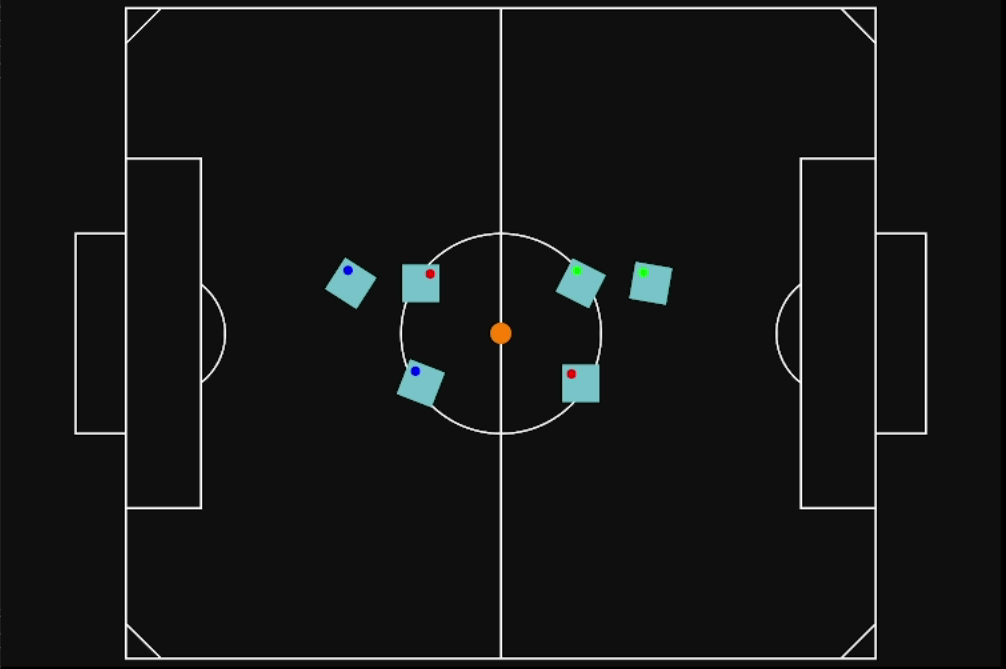
#> input picture opencv/Robots.png, 1006 x 669 px
$ jupyter execute --allow-errors process.ipynb
#> lines starting #> are read from the running program, lines starting #| are printed output that depends on the picture; after the words box and inside, x2 and y2 are one past the last pixel; in counts of white or black regions, pixels touching at a corner belong together
[cell 1]
import cv2
import matplotlib.pyplot as plt
import numpy as np

[cell 2]
robots = cv2.imread('Robots.png')
#> robots is the input picture: shape (669, 1006, 3); mean B, G, R 21.7, 21.7, 20.8
plt.imshow(robots)
plt.show()

[cell 3]
robots = cv2.cvtColor(robots, cv2.COLOR_BGR2RGB)
plt.imshow(robots)
plt.show()

[cell 4]
hsv_robots = cv2.cvtColor(robots, cv2.COLOR_RGB2HSV)
#> hsv_robots: shape (669, 1006, 3); mean H, S, V 1.5, 2.1, 21.9

[cell 5]
for i in range(1,5,1):
    print(i)

[cell 6]
plt.imshow(hsv_robots)

# Robots Mask

[cell 7]
from matplotlib.colors import hsv_to_rgb

robot_low = (80, 50, 80)
robot_high =  (140, 255, 255)

lo_square = np.full((10, 10, 3), robot_low, dtype=np.uint8) / 255.0
do_square = np.full((10, 10, 3), robot_high, dtype=np.uint8) / 255.0

plt.subplot(1, 2, 1)
plt.imshow(hsv_to_rgb(do_square))
plt.subplot(1, 2, 2)
plt.imshow(hsv_to_rgb(lo_square))
plt.show()
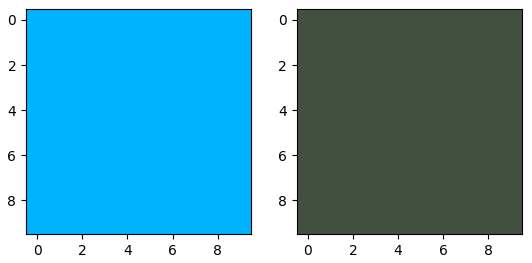
#> figure drawn by matplotlib, 2 panels

[cell 8]
mask = cv2.inRange(hsv_robots, robot_low, robot_high)
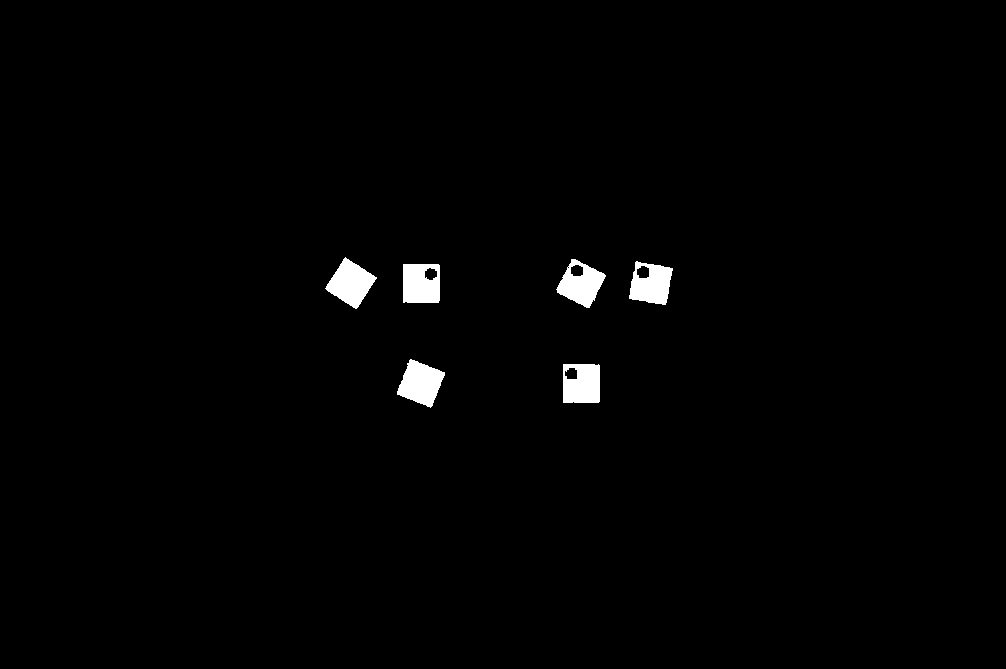
#> mask: shape (669, 1006); 1.2% white; 6 white regions

result = cv2.bitwise_and(robots, robots, mask=mask)
plt.figure(figsize=(50, 50))
plt.subplot(1, 2, 1)
plt.imshow(mask, cmap="gray")
plt.subplot(1, 2, 2)
plt.imshow(result)
plt.show()
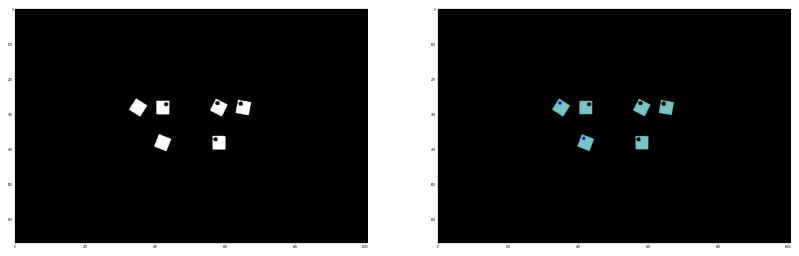
#> figure drawn by matplotlib, 2 panels

[cell 9]
# Fill holes
contours, hierarchy = cv2.findContours(mask, cv2.RETR_TREE, cv2.CHAIN_APPROX_SIMPLE)
#> contours = 11 contours, 1 with area under 20; largest, box (x1, y1, x2, y2) and area: (325, 257, 377, 309) 1382, (556, 259, 606, 308) 1376, (629, 261, 673, 305) 1372, (397, 359, 445, 408) 1372, (403, 264, 440, 303) 1364
filled_mask = mask
for pic, contour in enumerate(contours):
    cv2.fillPoly(filled_mask, pts=[contour], color=(255, 255, 255))
#> this loop made 11 passes
#> contour on pass 9: [[567, 267], [568, 266], [569, 267], [568, 268]]
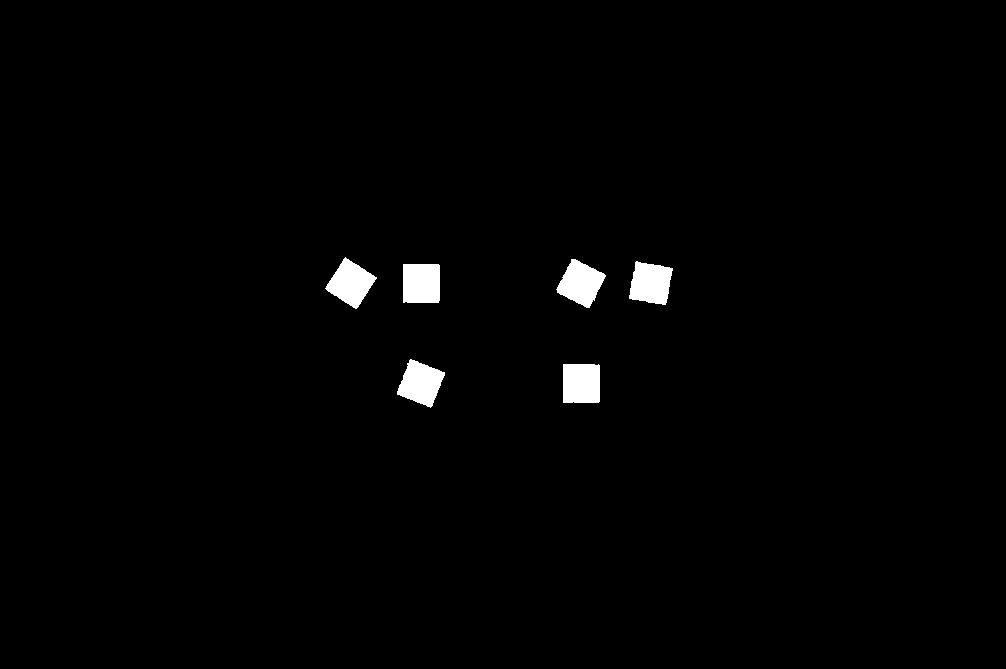
#> filled_mask: shape (669, 1006); 1.3% white; 6 white regions

plt.imshow(filled_mask)

[cell 10]
result = cv2.bitwise_and(robots, robots, mask=filled_mask)
plt.figure(figsize=(50, 50))
plt.subplot(1, 2, 1)
plt.imshow(mask, cmap="gray")
plt.subplot(1, 2, 2)
plt.imshow(result)
plt.show()

[cell 11]
robots_contours, _      = cv2.findContours(filled_mask, cv2.RETR_TREE, cv2.CHAIN_APPROX_SIMPLE)
#> robots_contours = 6 contours; box (x1, y1, x2, y2) and area: (325, 257, 377, 309) 1382, (556, 259, 606, 308) 1376, (629, 261, 673, 305) 1372, (397, 359, 445, 408) 1372, (403, 264, 440, 303) 1364, (563, 364, 600, 403) 1363
robots_contours_poly    = [None]*len(robots_contours)
#> robots_contours_poly = 6 items
robots_boundRect        = [None]*len(robots_contours)
#> robots_boundRect = 6 items
robots_centers          = [None]*len(robots_contours)
#> robots_centers = 6 items
robots_radius           = [None]*len(robots_contours)
#> robots_radius = 6 items
for i, c in enumerate(robots_contours):
    robots_contours_poly[i] = cv2.approxPolyDP(c, 3, True)
    robots_boundRect[i] = cv2.boundingRect(robots_contours_poly[i])
    robots_centers[i], robots_radius[i] = cv2.minEnclosingCircle(robots_contours_poly[i])
#> this loop made 6 passes
#> after the loop, robots_boundRect = [(563, 364, 37, 39), (397, 359, 48, 49), (403, 264, 37, 39), (629, 261, 44, 44), (557, 259, 49, 49), (325, 257, 52, 52)]; robots_centers = [(580.5, 383), (420.4, 382.8), (420.5, 283), (650.4, 282.9), (580.6, 282.8), (350.5, 282.5)]; robots_contours_poly = 6 contours; box (x1, y1, x2, y2) and area: (325, 257, 377, 309) 1361, (629, 261, 673, 305) 1360, (397, 359, 445, 408) 1348, (563, 364, 600, 403) 1332, (403, 264, 440, 303) 1332, (557, 259, 606, 308) 1305; robots_radius = [25.83, 26, 25.83, 26.22, 25.64, 26.09]

[cell 12]
robots_cropped = [None]*len(robots_contours)
#> robots_cropped = 6 items

for i, c in enumerate(robots_contours):
    robots_cropped[i] = result[robots_boundRect[i][1]:robots_boundRect[i][1] + robots_boundRect[i][3], robots_boundRect[i][0]:robots_boundRect[i][0] + robots_boundRect[i][2]].copy()
    plt.subplot(1, 6, i + 1)
    plt.imshow(robots_cropped[i])
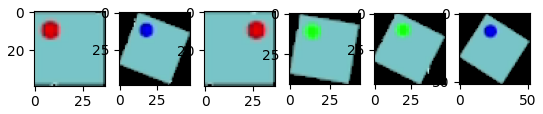
#> figure drawn by matplotlib, 6 panels

[cell 13]
from matplotlib.colors import hsv_to_rgb
# Limits for team yellow
t1_color    = [(130, 50, 50), (160, 255, 255)]     # Purple ish
t2_color    = [(30, 50, 60), (55, 255, 255)]       # Yellow-ish
goal_color  = [(156, 0, 0), (200, 255, 255)]       # Red-ish
mid_color   = [(50, 150, 200), (70, 255, 255)]     # Green-ish
for_color   = [(110, 100, 60), (125, 255, 255)]    # Blue-ish

teams_colors = [t1_color, t2_color]
role_colors = [goal_color, mid_color, for_color]

t1_square   = [(np.full((10, 10, 3), t1_color[0], dtype=np.uint8) / 255.0), (np.full((10, 10, 3), t1_color[1], dtype=np.uint8) / 255.0)]
t2_square   = [(np.full((10, 10, 3), t2_color[0], dtype=np.uint8) / 255.0), (np.full((10, 10, 3), t2_color[1], dtype=np.uint8) / 255.0)]
goal_square = [(np.full((10, 10, 3), goal_color[0], dtype=np.uint8) / 255.0), (np.full((10, 10, 3), goal_color[1], dtype=np.uint8) / 255.0)]
mid_square  = [(np.full((10, 10, 3), mid_color[0], dtype=np.uint8) / 255.0), (np.full((10, 10, 3), mid_color[1], dtype=np.uint8) / 255.0)]
for_square  = [(np.full((10, 10, 3), for_color[0], dtype=np.uint8) / 255.0), (np.full((10, 10, 3), for_color[1], dtype=np.uint8) / 255.0)]


plt.figure(figsize=(20, 20))
plt.subplot(3, 4, 1)
plt.imshow(hsv_to_rgb(t1_square[1]))
plt.subplot(3, 4, 2)
plt.imshow(hsv_to_rgb(t1_square[0]))
plt.subplot(3, 4, 3)
plt.imshow(hsv_to_rgb(t2_square[1]))
plt.subplot(3, 4, 4)
plt.imshow(hsv_to_rgb(t2_square[0]))
plt.subplot(3, 4, 5)
plt.imshow(hsv_to_rgb(goal_square[1]))
plt.subplot(3, 4, 6)
plt.imshow(hsv_to_rgb(goal_square[0]))
plt.subplot(3, 4, 7)
plt.imshow(hsv_to_rgb(mid_square[1]))
plt.subplot(3, 4, 8)
plt.imshow(hsv_to_rgb(mid_square[0]))
plt.subplot(3, 4, 9)
plt.imshow(hsv_to_rgb(for_square[1]))
plt.subplot(3, 4, 10)
plt.imshow(hsv_to_rgb(for_square[0]))

plt.show()
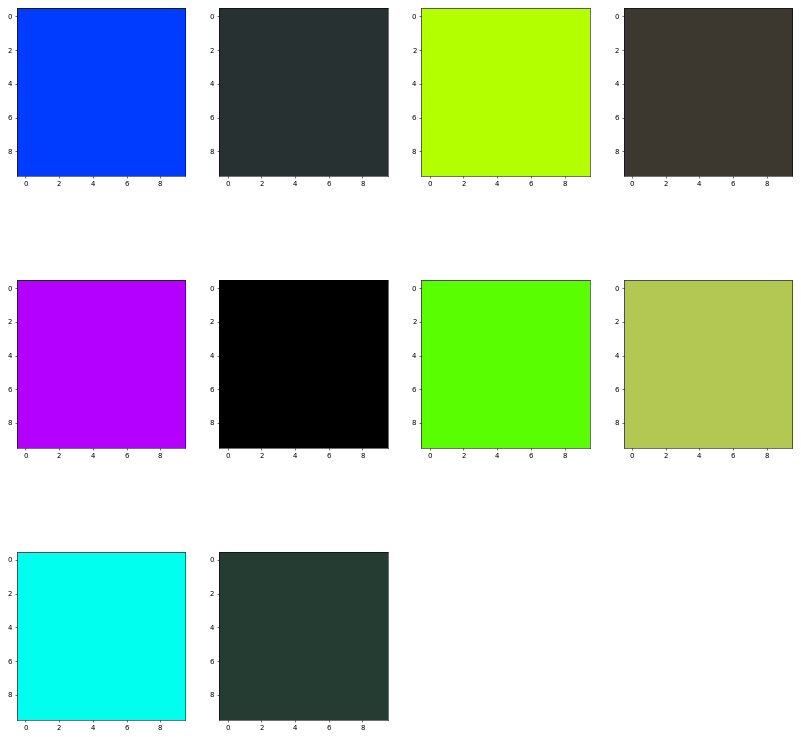
#> figure drawn by matplotlib, 10 panels

[cell 14]
def robot_present(img, threshold=0.8):
    total = float(np.sum(img))
    if total/img.size  > (1-threshold):
       return True
    else:
       return False

[cell 15]
def get_role(img_hsv, robot_cropped):
    # counter = 1
    # plt.figure(figsize=(20, 20))
    for j in range(len(role_colors)):
        mask = cv2.inRange(img_hsv, role_colors[j][0], role_colors[j][1])
        result = cv2.bitwise_and(robot_cropped, robot_cropped, mask=mask)

        # plt.subplot(1, 18, counter) # this can be deleted
        # plt.imshow(result)
        # counter = counter + 1

        # Classify by teams
        if robot_present(result):
            if j == 0:
                return 'G'
            if j == 1:
                return 'M'
            if j == 2:
                return "F"

[cell 16]
# counter = 1
t1_robots = []
t2_robots = []

t1_roles = []
t2_roles = []

# plt.figure(figsize=(15, 15))
for i, c in enumerate(robots_cropped):
    img_hsv = cv2.cvtColor(robots_cropped[i], cv2.COLOR_RGB2HSV)
    # Apply color filter of teams to determine robot team
    for j in range(len(teams_colors)):
        mask = cv2.inRange(img_hsv, teams_colors[j][0], teams_colors[j][1])
        result = cv2.bitwise_and(robots_cropped[i], robots_cropped[i], mask=mask)
        # Classify by teams
        if robot_present(result):
            if j == 0:
                t1_robots.append(i)
                t1_roles.append(get_role(img_hsv, robots_cropped[i]))
            else:
                t2_robots.append(i)
                t2_roles.append(get_role(img_hsv, robots_cropped[i]))
            get_orientation(result)
#> img_hsv: shape (52, 52, 3); mean H, S, V 49.7, 57.2, 103.2
#> result: shape (52, 52, 3); every value is 0
#> after the loop, t1_robots = []; t1_roles = []; t2_robots = []; t2_roles = []
        # plt.subplot(2, 12, counter) # this can be deleted
        # plt.imshow(result)
        # counter = counter + 1
print("t1 {} {} t2 {} {}".format(t1_robots, t1_roles, t2_robots, t2_roles))
#| t1 [] [] t2 [] []

[cell 17]
line = robots_cropped[4].copy()
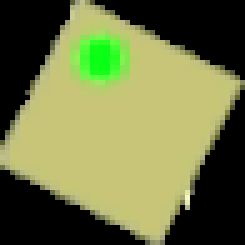
#> line: shape (49, 49, 3) (shown 5 times larger); mean of channels 0, 1, 2 67.7, 116.1, 110; drawn as B, G, R
offset = 45

a = -136.9963 + offset
l = 20

p1 = (int(line.shape[0] / 2), int(line.shape[1] / 2))
#> p1 = (24, 24)
#> (the rest of this cell did not finish here and is left out)

[cell 18]
a

[cell 19]
import math
#Also use robot centers
def get_orientation(result):
    plt.imshow(result)
    x2 = result.shape[0]/2
    y2 = result.shape[1]/2

    robot_contours, _     = cv2.findContours(mask, cv2.RETR_TREE, cv2.CHAIN_APPROX_SIMPLE)
    robot_contours_poly   = [None]*len(robot_contours)
    robot_boundRect       = [None]*len(robot_contours)
    robot_centers         = [None]*len(robot_contours)
    robot_radius          = [None]*len(robot_contours)

    for i, c in enumerate(robot_contours):
        robot_contours_poly[i] = cv2.approxPolyDP(c, 3, True)
        robot_boundRect[i] = cv2.boundingRect(robot_contours_poly[i])
        robot_centers[i], robot_radius[i] = cv2.minEnclosingCircle(robot_contours_poly[i])

    # print(robot_centers)
    myradians = math.atan2(robot_centers[0][1]-y2, robot_centers[0][0]-x2)
    mydegrees = math.degrees(myradians)
    print(mydegrees)

#> (a cell that did not finish here is left out)

[cell 21]
plt.imshow(robots_cropped[0])
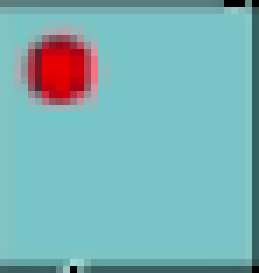
#> shown: shape (39, 37, 3) (shown 7 times larger); mean R, G, B 121.1, 177.8, 181

[cell 22]
robots_cropped_hsv      = [None]*len(robots_cropped)
#> robots_cropped_hsv = 6 items
robots_cropped_masks    = [None]*len(robots_cropped)
#> robots_cropped_masks = 6 items
#> (the rest of this cell did not finish here and is left out)

[cell 23]
robot_contours, _     = cv2.findContours(mask, cv2.RETR_TREE, cv2.CHAIN_APPROX_SIMPLE)
#> robot_contours = []
#> mask: shape (52, 52); every value is 0
robot_contours_poly   = [None]*len(robot_contours)
#> robot_contours_poly = []
robot_boundRect       = [None]*len(robot_contours)
#> robot_boundRect = []
robot_centers         = [None]*len(robot_contours)
#> robot_centers = []
robot_radius          = [None]*len(robot_contours)
#> robot_radius = []
for i, c in enumerate(robot_contours):
    robot_contours_poly[i] = cv2.approxPolyDP(c, 3, True)
    robot_boundRect[i] = cv2.boundingRect(robot_contours_poly[i])
    robot_centers[i], robot_radius[i] = cv2.minEnclosingCircle(robot_contours_poly[i])
#> this loop made 0 passes

#> (a cell that did not finish here is left out)

#> (a cell that did not finish here is left out)

#> (a cell that did not finish here is left out)

#> (a cell that did not finish here is left out)

[cell 28]
import math
#> (the rest of this cell did not finish here and is left out)

#> (a cell that did not finish here is left out)

#> (a cell that did not finish here is left out)

[cell 31]
robots_centers[0][0]
#> Out = 580.5

[cell 32]
t1_info = {
    "G": {
        "position": (),
        "orientation": 0,
    },
    "F": {
        "position": (),
        "orientation": 0,
    },
    "M":{
        "position": (),
        "orientation": 0,
    },
    "B": {
        "position": ()
    }
}

[cell 33]
t1_info["F"][0] = robots_centers[i]

[cell 34]
t1_info

[cell 35]
t1_info["F"]
#> Out = {'position': (), 'orientation': 0, 0: (580.5, 383)}
